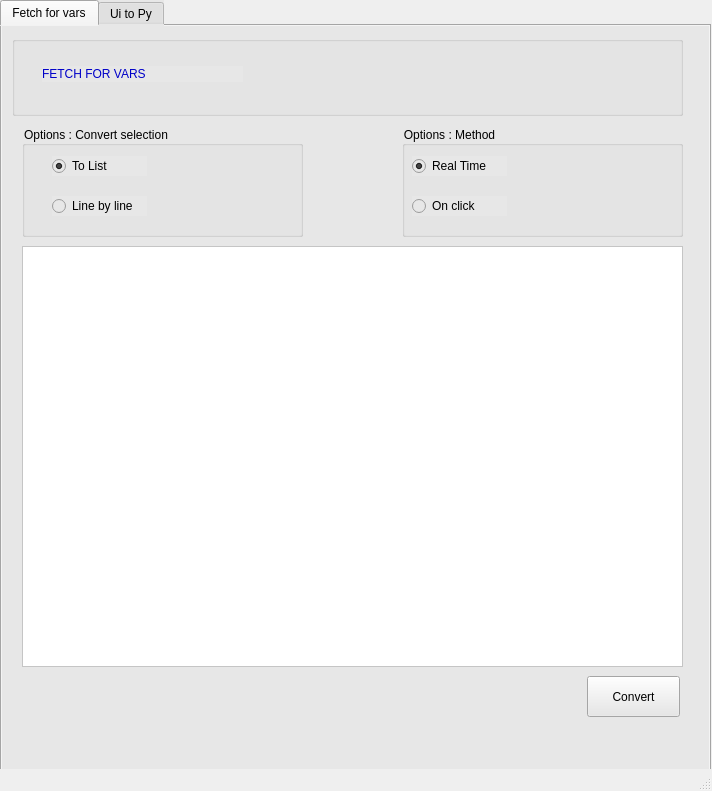
<?xml version="1.0" encoding="UTF-8"?>
<ui version="4.0">
 <class>MainWindow</class>
 <widget class="QMainWindow" name="MainWindow">
  <property name="geometry">
   <rect>
    <x>0</x>
    <y>0</y>
    <width>712</width>
    <height>791</height>
   </rect>
  </property>
  <property name="windowTitle">
   <string>MainWindow</string>
  </property>
  <widget class="QWidget" name="centralwidget">
   <widget class="QTabWidget" name="tabWidget">
    <property name="geometry">
     <rect>
      <x>0</x>
      <y>0</y>
      <width>711</width>
      <height>811</height>
     </rect>
    </property>
    <property name="styleSheet">
     <string notr="true">background-color: rgb(231, 231, 231);</string>
    </property>
    <property name="currentIndex">
     <number>0</number>
    </property>
    <widget class="QWidget" name="tab">
     <attribute name="title">
      <string>Fetch for vars</string>
     </attribute>
     <widget class="QGroupBox" name="groupBox">
      <property name="geometry">
       <rect>
        <x>10</x>
        <y>10</y>
        <width>671</width>
        <height>80</height>
       </rect>
      </property>
      <property name="title">
       <string/>
      </property>
      <widget class="QLabel" name="label">
       <property name="geometry">
        <rect>
         <x>30</x>
         <y>30</y>
         <width>201</width>
         <height>16</height>
        </rect>
       </property>
       <property name="styleSheet">
        <string notr="true">color:rgb(0, 0, 200);
font: 87 11pt &quot;Arial Black&quot;;
</string>
       </property>
       <property name="text">
        <string>FETCH FOR VARS </string>
       </property>
      </widget>
     </widget>
     <widget class="QGroupBox" name="groupBox_2">
      <property name="geometry">
       <rect>
        <x>20</x>
        <y>100</y>
        <width>281</width>
        <height>111</height>
       </rect>
      </property>
      <property name="title">
       <string>Options : Convert selection</string>
      </property>
      <widget class="QRadioButton" name="TOLIST">
       <property name="geometry">
        <rect>
         <x>30</x>
         <y>30</y>
         <width>95</width>
         <height>20</height>
        </rect>
       </property>
       <property name="text">
        <string>To List</string>
       </property>
       <property name="checked">
        <bool>true</bool>
       </property>
      </widget>
      <widget class="QRadioButton" name="LINEBYLINE">
       <property name="geometry">
        <rect>
         <x>30</x>
         <y>70</y>
         <width>95</width>
         <height>20</height>
        </rect>
       </property>
       <property name="text">
        <string>Line by line</string>
       </property>
      </widget>
     </widget>
     <widget class="QTextEdit" name="textEdit">
      <property name="geometry">
       <rect>
        <x>20</x>
        <y>220</y>
        <width>661</width>
        <height>421</height>
       </rect>
      </property>
      <property name="styleSheet">
       <string notr="true">background-color:white;</string>
      </property>
     </widget>
     <widget class="QGroupBox" name="groupBox_3">
      <property name="geometry">
       <rect>
        <x>400</x>
        <y>100</y>
        <width>281</width>
        <height>111</height>
       </rect>
      </property>
      <property name="styleSheet">
       <string notr="true"/>
      </property>
      <property name="title">
       <string>Options : Method</string>
      </property>
      <widget class="QRadioButton" name="REALTIME">
       <property name="geometry">
        <rect>
         <x>10</x>
         <y>30</y>
         <width>95</width>
         <height>20</height>
        </rect>
       </property>
       <property name="text">
        <string>Real Time</string>
       </property>
       <property name="checked">
        <bool>true</bool>
       </property>
      </widget>
      <widget class="QRadioButton" name="ONCLICK">
       <property name="geometry">
        <rect>
         <x>10</x>
         <y>70</y>
         <width>95</width>
         <height>20</height>
        </rect>
       </property>
       <property name="text">
        <string>On click</string>
       </property>
      </widget>
     </widget>
     <widget class="QPushButton" name="CONVERT1">
      <property name="geometry">
       <rect>
        <x>585</x>
        <y>650</y>
        <width>93</width>
        <height>41</height>
       </rect>
      </property>
      <property name="text">
       <string>Convert</string>
      </property>
     </widget>
    </widget>
    <widget class="QWidget" name="tab_2">
     <attribute name="title">
      <string>Ui to Py</string>
     </attribute>
     <widget class="QGroupBox" name="groupBox_4">
      <property name="geometry">
       <rect>
        <x>10</x>
        <y>10</y>
        <width>671</width>
        <height>80</height>
       </rect>
      </property>
      <property name="title">
       <string/>
      </property>
      <widget class="QLabel" name="label_2">
       <property name="geometry">
        <rect>
         <x>30</x>
         <y>30</y>
         <width>201</width>
         <height>16</height>
        </rect>
       </property>
       <property name="styleSheet">
        <string notr="true">color:rgb(0, 0, 200);
font: 87 11pt &quot;Arial Black&quot;;
</string>
       </property>
       <property name="text">
        <string>UI TO PY</string>
       </property>
      </widget>
     </widget>
     <widget class="QLabel" name="label_3">
      <property name="geometry">
       <rect>
        <x>20</x>
        <y>130</y>
        <width>53</width>
        <height>16</height>
       </rect>
      </property>
      <property name="text">
       <string>PATH : </string>
      </property>
     </widget>
     <widget class="QLineEdit" name="PATH">
      <property name="geometry">
       <rect>
        <x>80</x>
        <y>130</y>
        <width>311</width>
        <height>22</height>
       </rect>
      </property>
      <property name="styleSheet">
       <string notr="true">background-color:white;</string>
      </property>
     </widget>
     <widget class="QTableWidget" name="FILES">
      <property name="geometry">
       <rect>
        <x>20</x>
        <y>220</y>
        <width>671</width>
        <height>321</height>
       </rect>
      </property>
      <property name="styleSheet">
       <string notr="true">background-color:white;</string>
      </property>
      <column>
       <property name="text">
        <string>Ui files</string>
       </property>
      </column>
      <column>
       <property name="text">
        <string>Py files</string>
       </property>
      </column>
     </widget>
     <widget class="QPushButton" name="CONVERTPY">
      <property name="geometry">
       <rect>
        <x>570</x>
        <y>570</y>
        <width>93</width>
        <height>28</height>
       </rect>
      </property>
      <property name="text">
       <string>Convert</string>
      </property>
     </widget>
    </widget>
   </widget>
  </widget>
  <widget class="QMenuBar" name="menubar">
   <property name="geometry">
    <rect>
     <x>0</x>
     <y>0</y>
     <width>712</width>
     <height>26</height>
    </rect>
   </property>
  </widget>
  <widget class="QStatusBar" name="statusbar"/>
 </widget>
 <resources/>
 <connections/>
</ui>
